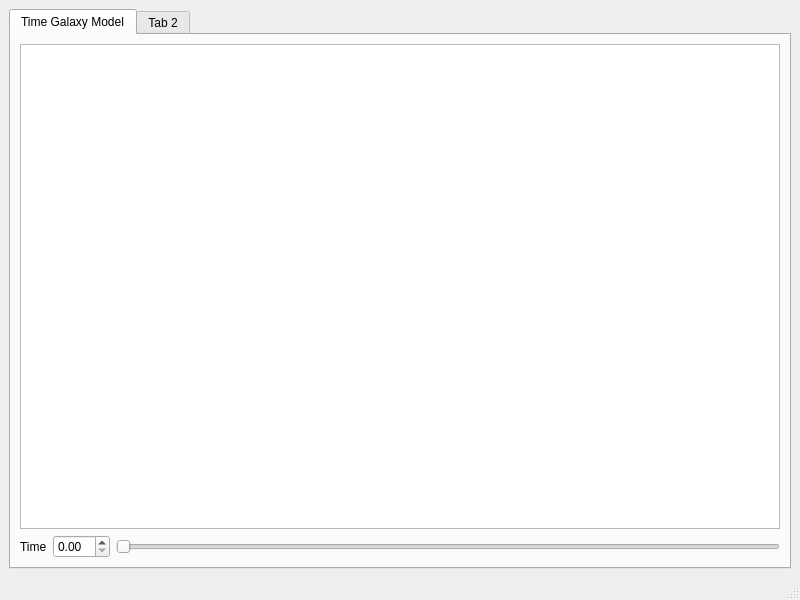
<?xml version="1.0" encoding="UTF-8"?>
<ui version="4.0">
 <class>MainWindow</class>
 <widget class="QMainWindow" name="MainWindow">
  <property name="geometry">
   <rect>
    <x>0</x>
    <y>0</y>
    <width>800</width>
    <height>600</height>
   </rect>
  </property>
  <property name="windowTitle">
   <string>Rincon Denver GTOCX Visualizer</string>
  </property>
  <widget class="QWidget" name="centralwidget">
   <layout class="QGridLayout" name="gridLayout">
    <item row="0" column="0">
     <widget class="QTabWidget" name="tabWidget">
      <widget class="QWidget" name="tab">
       <attribute name="title">
        <string>Time Galaxy Model</string>
       </attribute>
       <layout class="QGridLayout" name="gridLayout_2">
        <item row="0" column="0">
         <layout class="QVBoxLayout" name="verticalLayout">
          <item>
           <widget class="GLViewWidget" name="time_graphics_view"/>
          </item>
          <item>
           <layout class="QHBoxLayout" name="horizontalLayout">
            <item>
             <widget class="QLabel" name="label">
              <property name="text">
               <string>Time</string>
              </property>
             </widget>
            </item>
            <item>
             <widget class="QDoubleSpinBox" name="time_click_box">
              <property name="singleStep">
               <double>0.100000000000000</double>
              </property>
             </widget>
            </item>
            <item>
             <widget class="QSlider" name="time_slider">
              <property name="orientation">
               <enum>Qt::Horizontal</enum>
              </property>
             </widget>
            </item>
           </layout>
          </item>
         </layout>
        </item>
       </layout>
      </widget>
      <widget class="QWidget" name="tab_2">
       <attribute name="title">
        <string>Tab 2</string>
       </attribute>
      </widget>
     </widget>
    </item>
   </layout>
  </widget>
  <widget class="QMenuBar" name="menubar">
   <property name="geometry">
    <rect>
     <x>0</x>
     <y>0</y>
     <width>800</width>
     <height>20</height>
    </rect>
   </property>
  </widget>
  <widget class="QStatusBar" name="statusbar"/>
 </widget>
 <customwidgets>
  <customwidget>
   <class>GLViewWidget</class>
   <extends>QGraphicsView</extends>
   <header>pyqtgraph.opengl</header>
  </customwidget>
 </customwidgets>
 <resources/>
 <connections>
  <connection>
   <sender>time_slider</sender>
   <signal>valueChanged(int)</signal>
   <receiver>MainWindow</receiver>
   <slot>update_time_from_slider(int)</slot>
   <hints>
    <hint type="sourcelabel">
     <x>137</x>
     <y>539</y>
    </hint>
    <hint type="destinationlabel">
     <x>45</x>
     <y>575</y>
    </hint>
   </hints>
  </connection>
  <connection>
   <sender>time_click_box</sender>
   <signal>valueChanged(double)</signal>
   <receiver>MainWindow</receiver>
   <slot>update_time_from_click_box(double)</slot>
   <hints>
    <hint type="sourcelabel">
     <x>111</x>
     <y>546</y>
    </hint>
    <hint type="destinationlabel">
     <x>162</x>
     <y>575</y>
    </hint>
   </hints>
  </connection>
 </connections>
 <slots>
  <slot>update_time_from_click_box(double)</slot>
  <slot>update_time_from_slider(int)</slot>
 </slots>
</ui>
